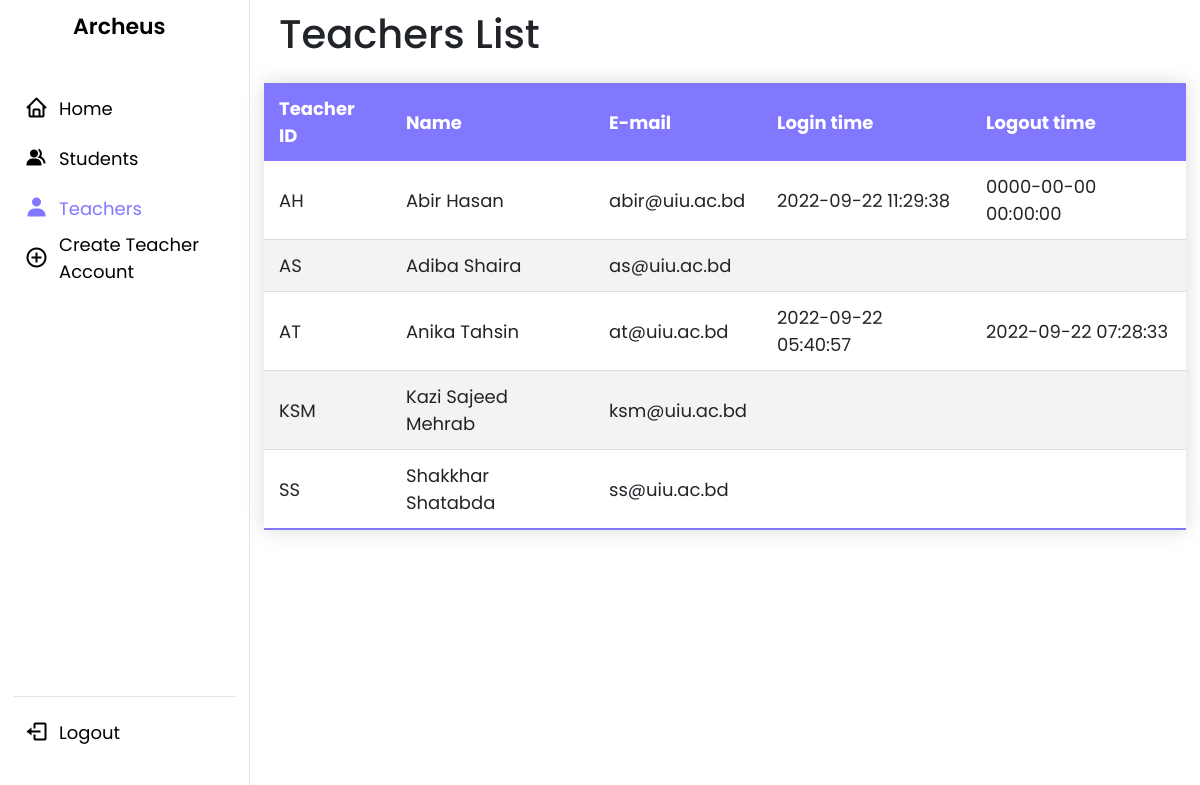
/admin_teacher.php (signed in), run on the app's committed database.
### tables this page shows
CREATE TABLE `teacher_log` (
  `tlog_id` int(11) NOT NULL,
  `t_username` varchar(255) NOT NULL,
  `tlog_name` varchar(255) NOT NULL,
  `tlog_login_date_time` datetime DEFAULT NULL,
  `tlog_logout_date_time` datetime DEFAULT NULL
);

CREATE TABLE `teacher` (
  `t_id` int(11) NOT NULL,
  `t_username` varchar(255) NOT NULL,
  `t_name` varchar(255) NOT NULL,
  `t_email` varchar(255) NOT NULL,
  `t_pass` varchar(255) NOT NULL,
  `t_dept` varchar(255) NOT NULL,
  `t_des` varchar(255) NOT NULL,
  `t_room` varchar(255) NOT NULL,
  `role` varchar(255) NOT NULL,
  `t_joined_date` datetime NOT NULL DEFAULT current_timestamp(),
  `t_contact` varchar(255) DEFAULT NULL,
  `t_gender` varchar(255) NOT NULL
);

### admin_teacher.php (the view, shortened to what this page needs)
<?php
 if(
    isset($_SESSION['ad_user']) && !empty($_SESSION['ad_user'])
 ){
    ?>
        <!DOCTYPE html>
        <html lang="en">
        <head>
            <link rel="stylesheet" href="admin_teacher.css">
            <link href='https://unpkg.com/boxicons@2.1.2/css/boxicons.min.css' rel='stylesheet'>
            <link rel="stylesheet" href="https://cdn.jsdelivr.net/npm/bootstrap@4.0.0/dist/css/bootstrap.min.css">
        </head>
        <body>
            <nav>
                <div class="logo-name">
                    <span class="logo_name">Archeus</span>
                </div>
                <div class="menu-items">
                    <ul class="nav-links">
                        <li><a href = "admin_hp.php">
                                <i class='bx bx-home'></i>
                                <span class="link-name" onclick="window.location.href = 'admin_hp.php';">Home</span>
                            </a></li>
                        <li><a href="admin_student.php">
                                <i class='bx bxs-group'></i>
                                <span class="link-name">Students</span>
                            </a></li>
                        <li><a href="admin_teacher.php">
                                <i class='bx bxs-user active'></i>
                                <span class="link-name active">Teachers</span>
                            </a></li>
                        <li><a href="teacher_signup.php">
                                <i class='bx bx-plus-circle'></i>
                                <span class="link-name" onclick="window.location.href = 'teacher_signup.php';">Create Teacher
                                    Account</span>
                            </a></li>
                    </ul>
                    <ul class="logout-mode">
                        <li><a href="#">
                                <i class='bx bx-log-out'></i>
                                <span class="link-name"
                                    onclick="window.location.href = 'admin_logoutprocess.php';">Logout</span>
                            </a></li>
                    </ul>
                </div>
            </nav>
            <section class="dashboard">
                <div class="col">
                    <h1>Teachers List</h1>
                </div>
                <?php
                try{
                    include "db_connect.php";
                    $sqlquery1="SELECT teacher.t_username, teacher.t_name, teacher.t_email,
                                        teacher_log.tlog_login_date_time, teacher_log.tlog_logout_date_time
                                FROM teacher
                                INNER JOIN teacher_log ON teacher.t_username = teacher_log.t_username
                                ORDER BY teacher.t_name";
                    $result1 =mysqli_query($conn, $sqlquery1);
                    ?>
                        <table class="styled-table">
                        <thead>
                            <tr>
                                <th>Teacher ID</th>
                                <th>Name</th>
                                <th>E-mail</th>
                                <th>Login time</th>
                                <th>Logout time</th>
                            </tr>
                        </thead>
                        <tbody>
                            <?php
                                foreach($result1 as $x){
                                    ?>
                                        <tr>
                                            <td><?php echo $x['t_username']; ?></td>
                                            <td><?php echo $x['t_name']; ?></td>
                                            <td><?php echo $x['t_email']; ?></td>
                                            <td><?php echo $x['tlog_login_date_time']; ?></td>
                                            <td><?php echo $x['tlog_logout_date_time']; ?></td>
                                        </tr>
                                    <?php
                                }
                            ?>
                        </tbody>
                    </table>
                    <?php
                }catch (PDOException $ex) {
                    echo '<script>alert("Found error");window.location = "welcome.php";</script>';
                }
                ?>
            </section>
        </body>
        </html>
    <?php
}
 else{
    ?>
       <script>location.assign('welcome.php')</script>
   <?php
}
?>

### admin_teacher.css (style rules this page uses)
* { margin: 0; padding: 0; box-sizing: border-box; font-family: 'Poppins', sans-serif; }
.styled-table { margin: 25px 0; font-size: 18px; font-family: sans-serif; width: 100%; box-shadow: 0 0 20px rgba(0, 0, 0, 0.15); }
.styled-table thead tr { background-color: #8178ff; color: #ffffff; text-align: left; }
.styled-table th, .styled-table td { padding: 12px 15px; }
.styled-table tbody tr { border-bottom: 1px solid #dddddd; }
.styled-table tbody tr:nth-of-type(even) { background-color: #f3f3f3; }
.styled-table tbody tr:last-of-type { border-bottom: 2px solid #8178ff; }
:root { --primary-color: #8178ff; --panel-color: #FFF; --text-color: #000; --black-light-color: #000; --border-color: #e6e5e5; --toggle-color: #DDD; --box1-color: #8178ff; --box2-color: #8178ff; --box3-color: #8178ff; --title-icon-color: #fff; --tran-05: all 0.5s ease; --tran-03: all 0.3s ease; --tran-03: all 0.2s ease; }
body { min-height: 100vh; background-color: var(--primary-color); }
nav { position: fixed; top: 0; left: 0; height: 100%; width: 250px; padding: 10px 14px; background-color: var(--panel-color); border-right: 1px solid var(--border-color); transition: var(--tran-05); }
nav .logo-name { display: flex; align-items: center; }
nav .logo-name .logo_name { font-size: 22px; font-weight: 600; color: var(--text-color); margin-left: 14px; transition: var(--tran-05); }
nav .menu-items { margin-top: 40px; height: calc(100% - 90px); display: flex; flex-direction: column; justify-content: space-between; }
.menu-items li { list-style: none; }
.menu-items li a { display: flex; align-items: center; height: 50px; text-decoration: none; position: relative; }
.menu-items li a i { font-size: 24px; min-width: 45px; height: 100%; display: flex; align-items: center; justify-content: center; color: var(--black-light-color); }
.menu-items li a .link-name { font-size: 18px; font-weight: 400; color: var(--black-light-color); transition: var(--tran-05); }
.active { color: #8178ff!important; }
.menu-items .logout-mode { padding-top: 10px; border-top: 1px solid var(--border-color); }
.dashboard { position: relative; left: 250px; background-color: var(--panel-color); min-height: 100vh; width: calc(100% - 250px); padding: 10px 14px; transition: var(--tran-05); }

### data on the page
teacher_log: teacher.t_username "AH", teacher.t_name "Abir Hasan", teacher.t_email "abir@uiu.ac.bd", tlog_login_date_time "2022-09-22 11:29:38", tlog_logout_date_time "0000-00-00 00:00:00"
teacher_log: teacher.t_username "AS", teacher.t_name "Adiba Shaira", teacher.t_email "as@uiu.ac.bd"
teacher_log: teacher.t_username "AT", teacher.t_name "Anika Tahsin", teacher.t_email "at@uiu.ac.bd", tlog_login_date_time "2022-09-22 05:40:57", tlog_logout_date_time "2022-09-22 07:28:33"
teacher_log: teacher.t_username "KSM", teacher.t_name "Kazi Sajeed Mehrab", teacher.t_email "ksm@uiu.ac.bd"
teacher_log: teacher.t_username "SS", teacher.t_name "Shakkhar Shatabda", teacher.t_email "ss@uiu.ac.bd"
